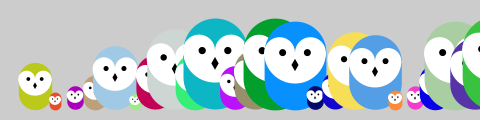
Frame 1 (no input)
Frame 60 (the mouse pressed at the canvas centre just before this capture): identical to frame 1, image omitted
Frame 120 (the mouse held since frame 60 and released just before this capture): identical to frame 1, image omitted

The Processing sketch that drew this single still picture (run headless with seeded random() and noise(); from frame 60 on, the mouse is pressed at the canvas centre):

// Processing sketch: Colourful_owls
// ── Colourful_owls.pde
//Jason Cabrejos
//STEM 6&7
float red;float green;float blue;
void setup(){size(480,120); smooth();}
void draw(){
  background(204);
  randomSeed(15);
  for (int i=35;i<width+40;i+=20){
  red=random(0,255);
  green=random(0,255);
  blue=random(0,255);
  float scalar = random(0.1,1.0);
  owl(i,110,scalar, red, green, blue);
  }
}
void owl(int x, int y, float s, float red, float green,float blue) {
  pushMatrix();
  translate(x,y);
  scale(s);
  stroke(red,green,blue);
  strokeWeight(70);
  line(0,-35,0,-65);
  noStroke();
  fill(255);
  ellipse(-17.5,-65,35,35);
  ellipse(17.5,-65,35,35);
  arc(0,-65,70,70,0,PI);
  fill(0);
  ellipse(-14,-65,8,8);
  ellipse(14,-65,8,8);
  quad(0,-58,4,-51,0,-44,-4,-51);
  popMatrix();
}
